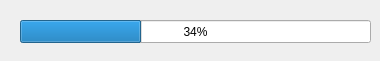
<?xml version="1.0" encoding="UTF-8"?>
<ui version="4.0">
 <class>Form</class>
 <widget class="QWidget" name="Form">
  <property name="geometry">
   <rect>
    <x>0</x>
    <y>0</y>
    <width>380</width>
    <height>61</height>
   </rect>
  </property>
  <property name="windowTitle">
   <string>Progress</string>
  </property>
  <widget class="QProgressBar" name="progressBar">
   <property name="geometry">
    <rect>
     <x>20</x>
     <y>20</y>
     <width>351</width>
     <height>23</height>
    </rect>
   </property>
   <property name="maximum">
    <number>144</number>
   </property>
   <property name="value">
    <number>50</number>
   </property>
  </widget>
 </widget>
 <resources/>
 <connections/>
</ui>
